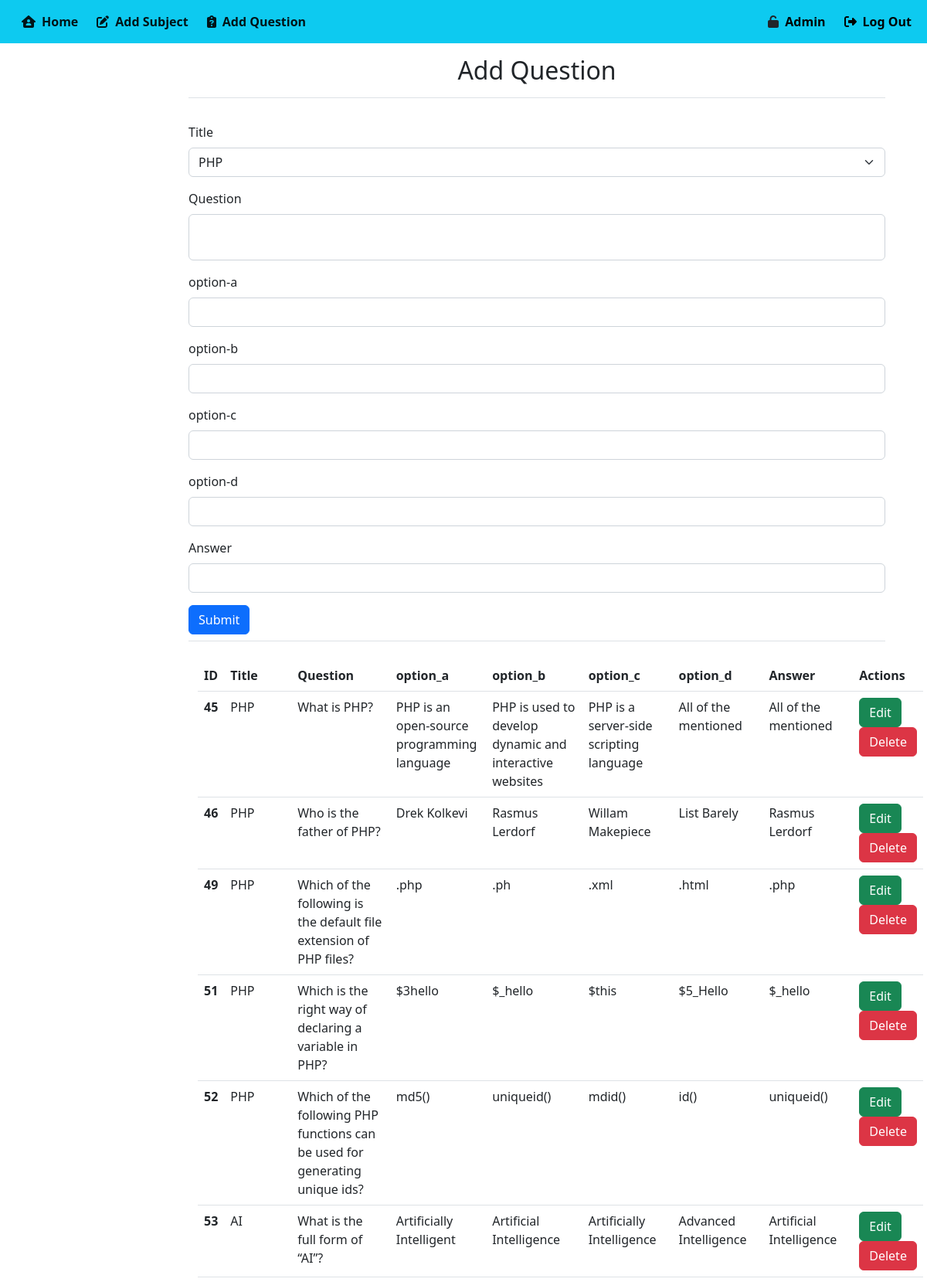
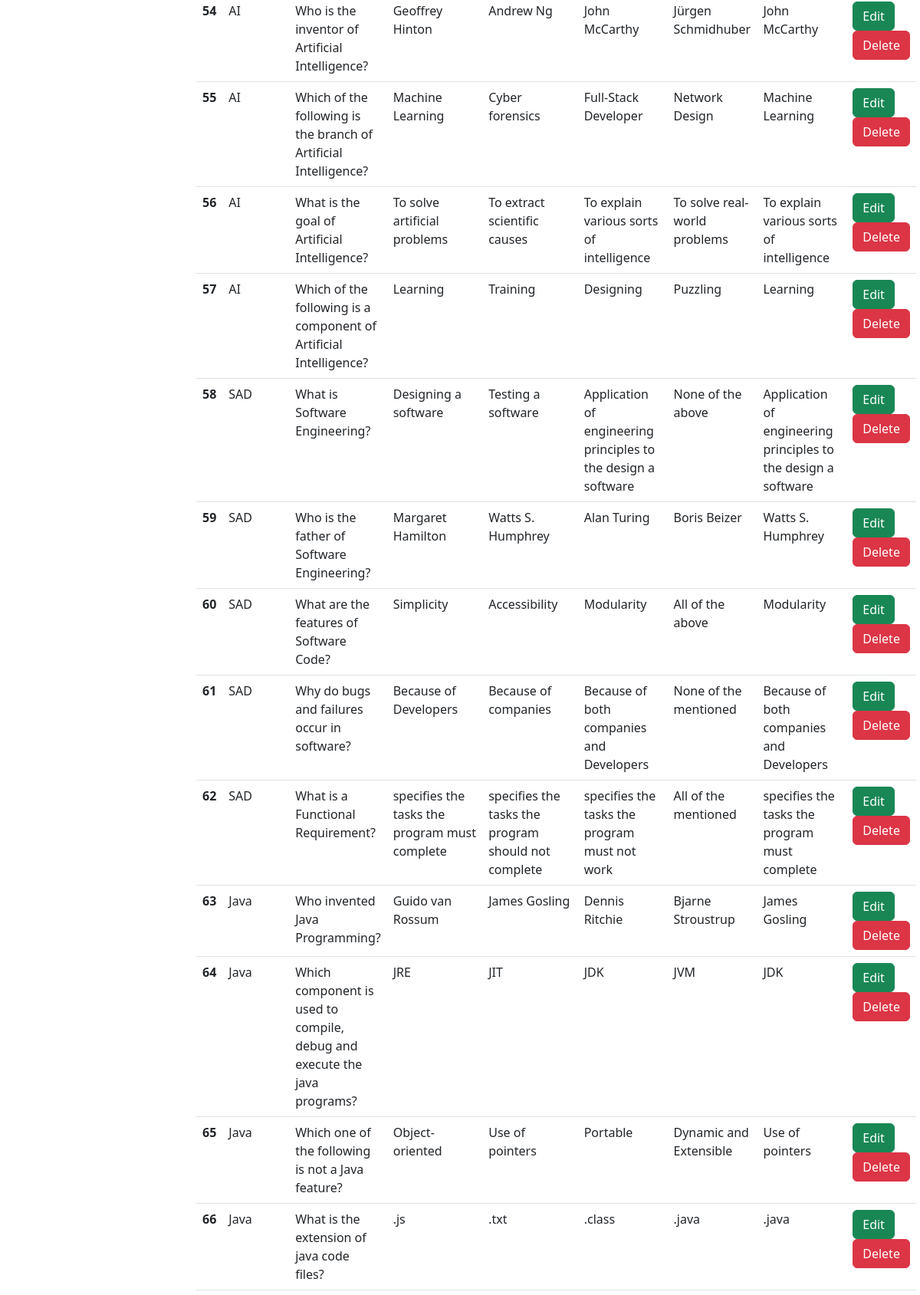
Screenshot of /admin/question.php (upper part) with the database file from the repository (2 pictures, top to bottom).
### tables this page shows
CREATE TABLE `question` (
  `id` int NOT NULL AUTO_INCREMENT,
  `title` varchar(45) DEFAULT NULL,
  `question` varchar(500) DEFAULT NULL,
  `opt1` varchar(100) DEFAULT NULL,
  `opt2` varchar(100) DEFAULT NULL,
  `opt3` varchar(100) DEFAULT NULL,
  `opt4` varchar(100) DEFAULT NULL,
  `answer` varchar(100) DEFAULT NULL,
  PRIMARY KEY (`id`)
);

### admin/question.php (the view, shortened to what this page needs)
<!DOCTYPE html>
<html lang="en">
<head>
    <link rel="stylesheet" href="https://cdnjs.cloudflare.com/ajax/libs/font-awesome/6.3.0/css/all.min.css" />
    <link href="https://cdn.jsdelivr.net/npm/bootstrap@5.2.3/dist/css/bootstrap.min.css" rel="stylesheet">
</head>
<body>
    <nav class="navbar navbar-expand-lg bg-info ">
        <div class="container-fluid">
            <div class="collapse navbar-collapse" id="navbarSupportedContent">
                <ul class="navbar-nav me-auto mb-2 mb-lg-0 ">
                    <li class="nav-item">
                        <a class="nav-link active" href="../index1.php"><i class="fa-solid fa-house-user mx-2 "></i><b>Home</b></a>
                    </li>
                    <li class="nav-item">
                        <a class="nav-link active" href="add.php"><i class="fa-solid fa-pen-to-square mx-2"></i><b>Add Subject</b></a>
                    </li>
                    <li class="nav-item">
                        <a class="nav-link active" href="question.php"><i class="fa-solid fa-clipboard-question mx-2"></i></i><b>Add Question</b></a>
                    </li>
                </ul>
                <i class="fa-solid fa-unlock"></i>
                <a href="login.php" class="text-black mx-2"><b>Admin</b></a>
                <a href="../index1.php" class="text-black mx-2"><i class="fa-solid fa-right-from-bracket mx-2"></i><b>Log Out</b></a>
            </div>
        </div>
    </nav>
    <div class="container">
        <div class="row">
            <main class="col-md-9 ms-sm-auto col-lg-10 px-md-4">
                <div class="d-flex justify-content-center flex-wrap flex-md-nowrap align-items-center pt-3 pb-2 mb-3 border-bottom">
                    <h1 class="h2">Add Question</h1>
                </div>
                <form method="post" class="d-flex justify-content-center flex-wrap flex-md-nowrap align-items-center pt-3 pb-2 mb-3 border-bottom">
                    <div class="col">
                        <div class="mb-3">
                            <label for="exampleInputPassword1" class="form-label">Title</label>
                            <select name="subject" class="form-select" aria-label="Default select example">
                                <?php
                                include "../connection.php";
                                $res = mysqli_query($con, " select title from addexam ");
                                while ($row = mysqli_fetch_array($res)) {
                                    $title = $row["title"];
                                    echo "<option value='$title'>$title</option>";
                                }
                                ?>
                            </select>
                        </div>
                        <div class="mb-3">
                            <label for="exampleInputPassword1" class="form-label">Question</label>
                            <input type="Text" class="form-control" name="question" style="height: 60px;">
                        </div>
                        <div class="mb-3">
                            <label for="exampleInputPassword1" class="form-label">option-a</label>
                            <input type="Text" class="form-control" name="option-a">
                        </div>
                        <div class="mb-3">
                            <label for="exampleInputPassword1" class="form-label">option-b</label>
                            <input type="Text" class="form-control" name="option-b">
                        </div>
                        <div class="mb-3">
                            <label for="exampleInputPassword1" class="form-label">option-c</label>
                            <input type="Text" class="form-control" name="option-c">
                        </div>
                        <div class="mb-3">
                            <label for="exampleInputPassword1" class="form-label">option-d</label>
                            <input type="Text" class="form-control" name="option-d">
                        </div>
                        <div class="mb-3">
                            <label for="exampleInputPassword1" class="form-label">Answer</label>
                            <input type="Text" class="form-control" name="answer">
                        </div>
                        <button type="submit" name="submit" class="btn btn-primary">Submit</button>
                    </div>
                </form>
                <div class="container my-4">
                    <table class="table">
                        <thead>
                            <tr>
                                <th>ID</th>
                                <th>Title</th>
                                <th>Question</th>
                                <th>option_a</th>
                                <th>option_b</th>
                                <th>option_c</th>
                                <th>option_d</th>
                                <th>Answer</th>
                                <th>Actions</th>
                            </tr>
                        </thead>
                        <tbody>
                            <?php
                            $query = " SELECT * FROM question";
                            if ($result = mysqli_query($con, $query)) {
                                $rowcount = mysqli_num_rows($result);
                            }
                            for ($i = 0; $i < $rowcount; $i++) {
                                $row = mysqli_fetch_array($result);
                                echo "
                                                <tr>
                                                    <th>$row[id]</th>
                                                    <td>$row[title]</td>
                                                    <td>$row[question]</td>
                                                    <td>$row[opt1]</td>
                                                    <td>$row[opt2]</td>
                                                    <td>$row[opt3]</td>
                                                    <td>$row[opt4]</td>
                                                    <td>$row[answer]</td>
                                                    <td>
                                                    <a class='btn btn-success' href='edit1.php?id=$row[id]'>Edit</a>
                                                    <a class='btn btn-danger' href='delete1.php?id=$row[id]'>Delete</a>
                                                            </td>
                                                </tr>
                                                ";
                            }
                            ?>
                        </tbody>
                    </table>
                </div>
            </main>
        </div>
    </div>
</body>
</html>

### admin/question.php (style rules this page uses)
a:link { text-decoration: none; }

### rows the page displays
question: id "45", title "PHP", question "What is PHP?", opt1 "PHP is an open-source programming language", opt2 "PHP is used to develop dynamic and interactive websites", opt3 "PHP is a server-side scripting language", opt4 "All of the mentioned", answer "All of the mentioned"
question: id "46", title "PHP", question "Who is the father of PHP?", opt1 "Drek Kolkevi", opt2 "Rasmus Lerdorf", opt3 "Willam Makepiece", opt4 "List Barely", answer "Rasmus Lerdorf"
question: id "49", title "PHP", question "Which of the following is the default file extension of PHP files?", opt1 ".php", opt2 ".ph", opt3 ".xml", opt4 ".html", answer ".php"
question: id "51", title "PHP", question "Which is the right way of declaring a variable in PHP?", opt1 "$3hello", opt2 "$_hello", opt3 "$this", opt4 "$5_Hello", answer "$_hello"
question: id "52", title "PHP", question "Which of the following PHP functions can be used for generating unique ids?", opt1 "md5()", opt2 "uniqueid()", opt3 "mdid()", opt4 "id()", answer "uniqueid()"
question: id "53", title "AI", question "What is the full form of “AI”?", opt1 "Artificially Intelligent", opt2 "Artificial Intelligence", opt3 "Artificially Intelligence", opt4 "Advanced Intelligence", answer "Artificial Intelligence"
question: id "54", title "AI", question "Who is the inventor of Artificial Intelligence?", opt1 "Geoffrey Hinton", opt2 "Andrew Ng", opt3 "John McCarthy", opt4 "Jürgen Schmidhuber", answer "John McCarthy"
question: id "55", title "AI", question "Which of the following is the branch of Artificial Intelligence?", opt1 "Machine Learning", opt2 "Cyber forensics", opt3 "Full-Stack Developer", opt4 "Network Design", answer "Machine Learning"
question: id "56", title "AI", question "What is the goal of Artificial Intelligence?", opt1 "To solve artificial problems", opt2 "To extract scientific causes", opt3 "To explain various sorts of intelligence", opt4 "To solve real-world problems", answer "To explain various sorts of intelligence"
question: id "57", title "AI", question "Which of the following is a component of Artificial Intelligence?", opt1 "Learning", opt2 "Training", opt3 "Designing", opt4 "Puzzling", answer "Learning"
question: id "58", title "SAD", question "What is Software Engineering?", opt1 "Designing a software", opt2 "Testing a software", opt3 "Application of engineering principles to the design a software", opt4 "None of the above", answer "Application of engineering principles to the design a software"
question: id "59", title "SAD", question "Who is the father of Software Engineering?", opt1 "Margaret Hamilton", opt2 "Watts S. Humphrey", opt3 "Alan Turing", opt4 "Boris Beizer", answer "Watts S. Humphrey"
question: id "60", title "SAD", question "What are the features of Software Code?", opt1 "Simplicity", opt2 "Accessibility", opt3 "Modularity", opt4 "All of the above", answer "Modularity"
question: id "61", title "SAD", question "Why do bugs and failures occur in software?", opt1 "Because of Developers", opt2 "Because of companies", opt3 "Because of both companies and Developers", opt4 "None of the mentioned", answer "Because of both companies and Developers"
question: id "62", title "SAD", question "What is a Functional Requirement?", opt1 "specifies the tasks the program must complete", opt2 "specifies the tasks the program should not complete", opt3 "specifies the tasks the program must not work", opt4 "All of the mentioned", answer "specifies the tasks the program must complete"
question: id "63", title "Java", question "Who invented Java Programming?", opt1 "Guido van Rossum", opt2 "James Gosling", opt3 "Dennis Ritchie", opt4 "Bjarne Stroustrup", answer "James Gosling"
question: id "64", title "Java", question "Which component is used to compile, debug and execute the java programs?", opt1 "JRE", opt2 "JIT", opt3 "JDK", opt4 "JVM", answer "JDK"
question: id "65", title "Java", question "Which one of the following is not a Java feature?", opt1 "Object-oriented", opt2 "Use of pointers", opt3 "Portable", opt4 "Dynamic and Extensible", answer "Use of pointers"
question: id "66", title "Java", question "What is the extension of java code files?", opt1 ".js", opt2 ".txt", opt3 ".class", opt4 ".java", answer ".java"

### other values shown
form field subject "PHP"
